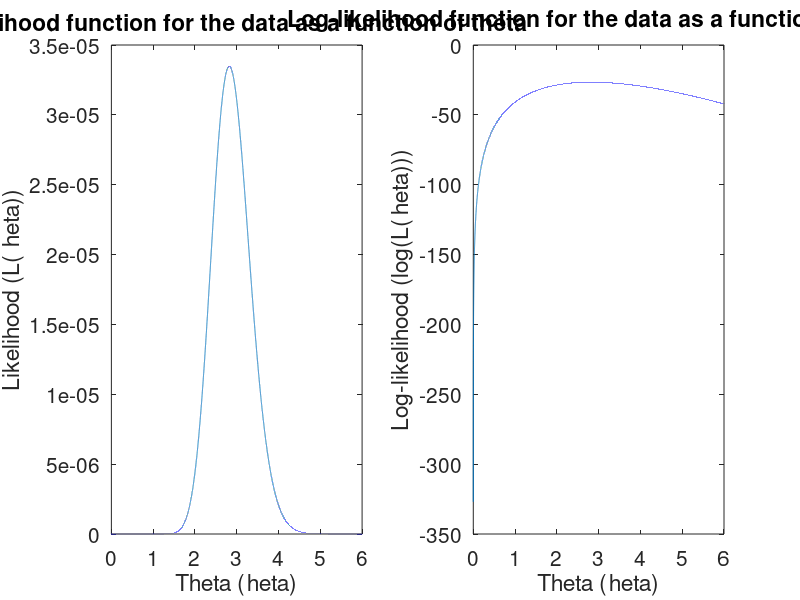

Here is the MATLAB script that generated this plot:
clear all;

% Data given in question
x = [5, 5, 4, 4, 4, 4, 3, 3, 3, 3, 2, 2, 2, 2, 1, 1];

% Likelihood function for given data
L = @(theta, x, n) (exp(-theta)./(1 - exp(-theta))).^n .* ...
    theta.^(sum(x)) * (1/prod(x));

% Log-likelihood function for given data
log_L = @(theta, x, n) -n*theta + log(theta)*sum(x) - ...
    n*log(1 - exp(-theta)) - sum(log(factorial(x)));

% List of theta to test (very fine partition)
theta = [0:0.0001:6];

% Plot likelihood
subplot(1, 2, 1)
plot(theta, L(theta, x, length(x)))
xlabel("Theta (\theta)")
ylabel("Likelihood (L(\theta))")
title("Likelihood function for the data as a function of theta")
set(gca, 'FontSize', 15)

% Plot log-likelihood
subplot(1, 2, 2)
plot(theta, log_L(theta, x, length(x)))
xlabel("Theta (\theta)")
ylabel("Log-likelihood (log(L(\theta)))")
title("Log-likelihood function for the data as a function of theta")
set(gca, 'FontSize', 15)

% Perform grid search using values for theta and likelihood to obtain the
% MLE of theta
[L_max, idxmax] = max(L(theta, x, length(x)));
theta(idxmax)

% Verify same answer using values for theta and log-likelihood instead
[log_L_max, idxmax] = max(L(theta, x, length(x)));
theta(idxmax)
